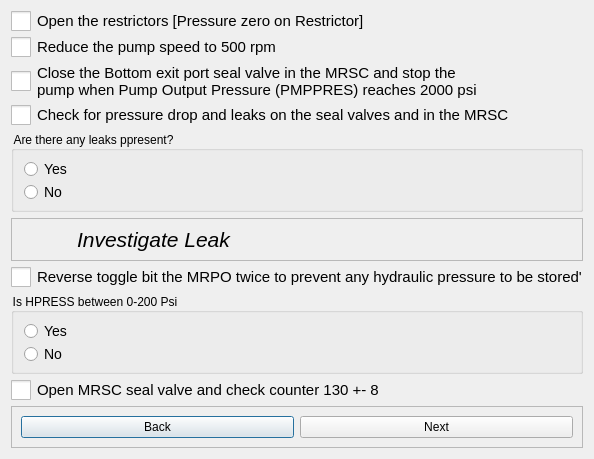
<?xml version="1.0" encoding="UTF-8"?>
<ui version="4.0">
 <class>Dialog</class>
 <widget class="QDialog" name="Dialog">
  <property name="geometry">
   <rect>
    <x>0</x>
    <y>0</y>
    <width>587</width>
    <height>459</height>
   </rect>
  </property>
  <property name="windowTitle">
   <string>Dialog</string>
  </property>
  <layout class="QVBoxLayout" name="verticalLayout">
   <item>
    <widget class="QCheckBox" name="checkBox_1">
     <property name="enabled">
      <bool>true</bool>
     </property>
     <property name="styleSheet">
      <string notr="true">QCheckBox {
    font-size: 15px; /* Larger text */
}
QCheckBox::indicator {
    width: 20px; /* Larger checkbox square */
    height: 20px; /* Larger checkbox square */
}</string>
     </property>
     <property name="text">
      <string>Open the restrictors [Pressure zero on Restrictor]</string>
     </property>
    </widget>
   </item>
   <item>
    <widget class="QCheckBox" name="checkBox_2">
     <property name="enabled">
      <bool>true</bool>
     </property>
     <property name="styleSheet">
      <string notr="true">QCheckBox {
    font-size: 15px; /* Larger text */
}
QCheckBox::indicator {
    width: 20px; /* Larger checkbox square */
    height: 20px; /* Larger checkbox square */
}</string>
     </property>
     <property name="text">
      <string>Reduce the pump speed to 500 rpm</string>
     </property>
    </widget>
   </item>
   <item>
    <widget class="QCheckBox" name="checkBox_3">
     <property name="enabled">
      <bool>true</bool>
     </property>
     <property name="styleSheet">
      <string notr="true">QCheckBox {
    font-size: 15px; /* Larger text */
}
QCheckBox::indicator {
    width: 20px; /* Larger checkbox square */
    height: 20px; /* Larger checkbox square */
}</string>
     </property>
     <property name="text">
      <string>Close the Bottom exit port seal valve in the MRSC and stop the
pump when Pump Output Pressure (PMPPRES) reaches 2000 psi</string>
     </property>
    </widget>
   </item>
   <item>
    <widget class="QCheckBox" name="checkBox_4">
     <property name="enabled">
      <bool>true</bool>
     </property>
     <property name="styleSheet">
      <string notr="true">QCheckBox {
    font-size: 15px; /* Larger text */
}
QCheckBox::indicator {
    width: 20px; /* Larger checkbox square */
    height: 20px; /* Larger checkbox square */
}</string>
     </property>
     <property name="text">
      <string>Check for pressure drop and leaks on the seal valves and in the MRSC</string>
     </property>
    </widget>
   </item>
   <item>
    <widget class="QGroupBox" name="groupBox_1">
     <property name="styleSheet">
      <string notr="true">QGroupBox::title {
    font-size: 16px;
}
</string>
     </property>
     <property name="title">
      <string>Are there any leaks ppresent?</string>
     </property>
     <property name="checkable">
      <bool>false</bool>
     </property>
     <property name="checked">
      <bool>false</bool>
     </property>
     <layout class="QVBoxLayout" name="verticalLayout_11">
      <item>
       <widget class="QRadioButton" name="radioButton_2">
        <property name="styleSheet">
         <string notr="true">QRadioButton{
    font-size: 14px; /* Larger text */
}
QRadioButton::indicator {
    width: 15px; /* Larger checkbox square */
    height: 15px; /* Larger checkbox square */
}</string>
        </property>
        <property name="text">
         <string>Yes</string>
        </property>
       </widget>
      </item>
      <item>
       <widget class="QRadioButton" name="radioButton_1">
        <property name="styleSheet">
         <string notr="true">QRadioButton{
    font-size: 14px; /* Larger text */
}
QRadioButton::indicator {
    width: 15px; /* Larger checkbox square */
    height: 15px; /* Larger checkbox square */
}</string>
        </property>
        <property name="text">
         <string>No</string>
        </property>
       </widget>
      </item>
     </layout>
    </widget>
   </item>
   <item>
    <widget class="QFrame" name="frame_12">
     <property name="frameShape">
      <enum>QFrame::Shape::StyledPanel</enum>
     </property>
     <property name="frameShadow">
      <enum>QFrame::Shadow::Raised</enum>
     </property>
     <layout class="QHBoxLayout" name="horizontalLayout_7">
      <property name="spacing">
       <number>15</number>
      </property>
      <property name="topMargin">
       <number>0</number>
      </property>
      <property name="bottomMargin">
       <number>0</number>
      </property>
      <item>
       <widget class="QLabel" name="label_12">
        <property name="minimumSize">
         <size>
          <width>41</width>
          <height>41</height>
         </size>
        </property>
        <property name="maximumSize">
         <size>
          <width>41</width>
          <height>41</height>
         </size>
        </property>
        <property name="text">
         <string/>
        </property>
        <property name="pixmap">
         <pixmap resource="../../Images.qrc">:/Icons/Icons/risk-icon.png</pixmap>
        </property>
        <property name="scaledContents">
         <bool>true</bool>
        </property>
       </widget>
      </item>
      <item>
       <widget class="QLabel" name="label_13">
        <property name="text">
         <string>&lt;html&gt;&lt;head/&gt;&lt;body&gt;&lt;p&gt;&lt;span style=&quot; font-size:16pt; font-style:italic;&quot;&gt;Investigate Leak&lt;/span&gt;&lt;/p&gt;&lt;/body&gt;&lt;/html&gt;</string>
        </property>
       </widget>
      </item>
     </layout>
    </widget>
   </item>
   <item>
    <widget class="QCheckBox" name="checkBox_5">
     <property name="enabled">
      <bool>true</bool>
     </property>
     <property name="styleSheet">
      <string notr="true">QCheckBox {
    font-size: 15px; /* Larger text */
}
QCheckBox::indicator {
    width: 20px; /* Larger checkbox square */
    height: 20px; /* Larger checkbox square */
}</string>
     </property>
     <property name="text">
      <string>Reverse toggle bit the MRPO twice to prevent any hydraulic pressure to be stored'</string>
     </property>
    </widget>
   </item>
   <item>
    <widget class="QGroupBox" name="groupBox_2">
     <property name="styleSheet">
      <string notr="true">QGroupBox::title {
    font-size: 16px;
}
</string>
     </property>
     <property name="title">
      <string>Is HPRESS between 0-200 Psi</string>
     </property>
     <property name="checkable">
      <bool>false</bool>
     </property>
     <property name="checked">
      <bool>false</bool>
     </property>
     <layout class="QVBoxLayout" name="verticalLayout_12">
      <item>
       <widget class="QRadioButton" name="radioButton_3">
        <property name="styleSheet">
         <string notr="true">QRadioButton{
    font-size: 14px; /* Larger text */
}
QRadioButton::indicator {
    width: 15px; /* Larger checkbox square */
    height: 15px; /* Larger checkbox square */
}</string>
        </property>
        <property name="text">
         <string>Yes</string>
        </property>
       </widget>
      </item>
      <item>
       <widget class="QRadioButton" name="radioButton_4">
        <property name="styleSheet">
         <string notr="true">QRadioButton{
    font-size: 14px; /* Larger text */
}
QRadioButton::indicator {
    width: 15px; /* Larger checkbox square */
    height: 15px; /* Larger checkbox square */
}</string>
        </property>
        <property name="text">
         <string>No</string>
        </property>
       </widget>
      </item>
     </layout>
    </widget>
   </item>
   <item>
    <widget class="QCheckBox" name="checkBox_6">
     <property name="enabled">
      <bool>true</bool>
     </property>
     <property name="styleSheet">
      <string notr="true">QCheckBox {
    font-size: 15px; /* Larger text */
}
QCheckBox::indicator {
    width: 20px; /* Larger checkbox square */
    height: 20px; /* Larger checkbox square */
}</string>
     </property>
     <property name="text">
      <string>Open MRSC seal valve and check counter 130 +- 8</string>
     </property>
    </widget>
   </item>
   <item>
    <widget class="QFrame" name="frame_28">
     <property name="frameShape">
      <enum>QFrame::Shape::StyledPanel</enum>
     </property>
     <property name="frameShadow">
      <enum>QFrame::Shadow::Raised</enum>
     </property>
     <layout class="QHBoxLayout" name="horizontalLayout">
      <item>
       <widget class="QPushButton" name="pushButton_2">
        <property name="text">
         <string>Back</string>
        </property>
       </widget>
      </item>
      <item>
       <widget class="QPushButton" name="pushButton">
        <property name="text">
         <string>Next</string>
        </property>
       </widget>
      </item>
     </layout>
    </widget>
   </item>
  </layout>
 </widget>
 <resources>
  <include location="../../Images.qrc"/>
  <include location="Images.qrc"/>
 </resources>
 <connections/>
</ui>
